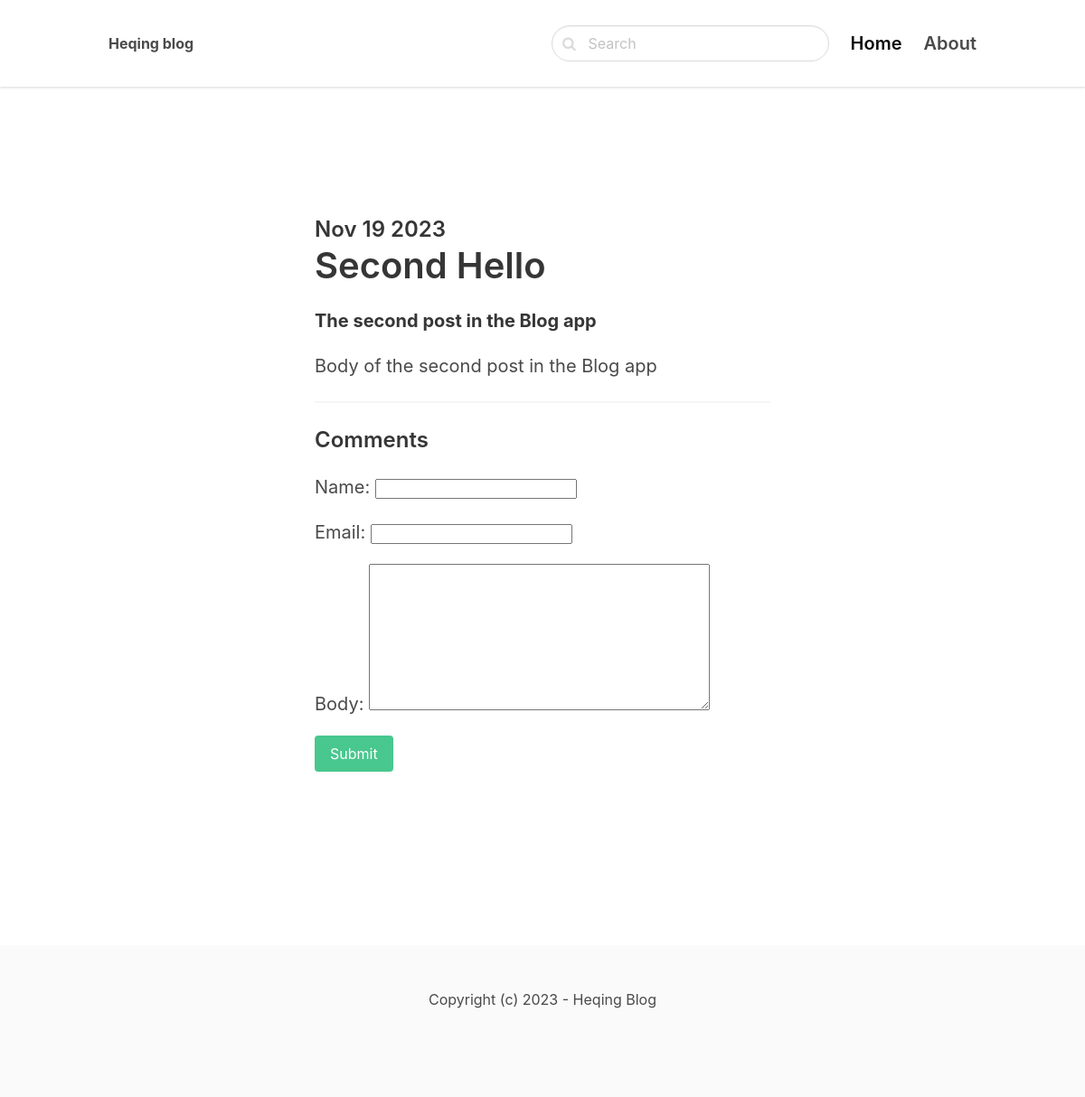
/second-hello/, run on the app's committed database.
### blog/models.py (models this page shows)
class Post(models.Model):
    title = models.CharField(max_length=255)
    slug = models.SlugField() # internet address for title
    intro = models.TextField()
    body = models.TextField()
    created_at = models.DateTimeField(auto_now_add = True)
    class Meta:
        ordering = ('-created_at',)

### blog/views.py (the view)
# urls.py: path('<slug:slug>/', views.detail, name='post_detail')
def detail(request, slug):
    post = get_object_or_404(Post, slug=slug)
    if request.method == 'Post':
        form = CommentForm(request.POST)
        if form.is_valid():
            comment = form.save(commit=False)
            comment.post = post
            comment.save()
            return redirect('post_detail', slug=slug)
    else:
        form = CommentForm()
    return render(request, 'blog/detail.html', {'post': post, 'form' : form})

### blog/forms.py
class CommentForm(forms.ModelForm):
    class Meta:
        model = Comment
        fields = ('name', 'email', 'body')

### blog/templates/blog/detail.html (shortened to what this page needs)
{% extends 'core/base.html' %}
{% block content %}
  <section class="hero">
    <div class="hero-body">
      <div class="container">
        <section class="section">
          <div class="columns">
            <div class="column is-8 is-offset-2">
                <div class="content is-medium">
                  <h2 class="subtitle is-4">{{ post.created_at|date:'M d Y' }}</h2>
                  <h1 class="title">{{ post.title }}</h1>
                  <p><strong>{{ post.intro }}</strong></p>
                  <p> {{post.body}} </p>
                    <hr>
                    <h2 class = "subtitle is-4"> Comments </h2>
                    <form method="post" class="mb-6">
                        {{form.as_p}}
                        <div class='field'>
                            <button class="button is-success">Submit</button>
                        </div>
                    </form>
                </div>
            </div>
          </div>
        </section>
      </div>
    </div>
  </section>
{% endblock %}

### data on the page
Post: created_at "Nov 19 2023", title "Second Hello", intro "The second post in the Blog app", body "Body of the second post in the Blog app"
